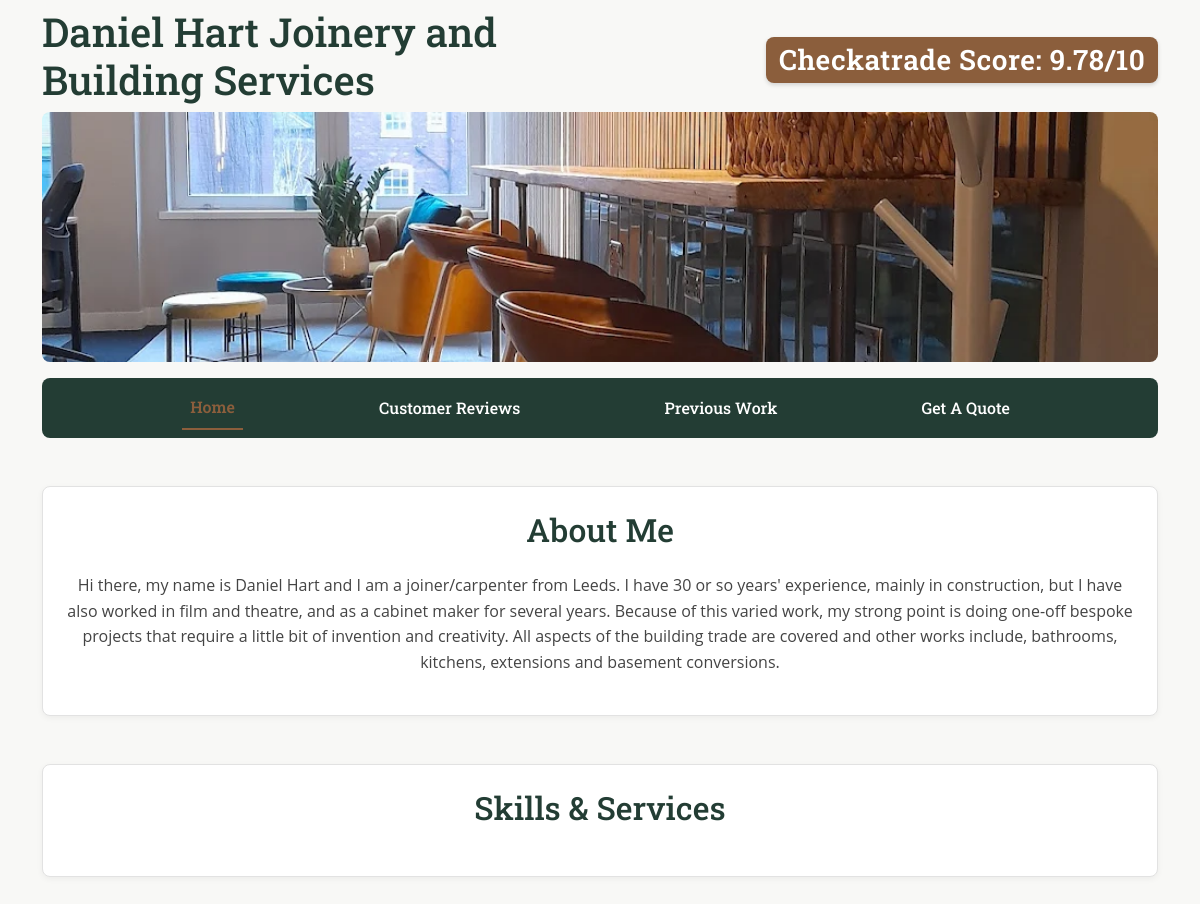
The app's page /, older data.
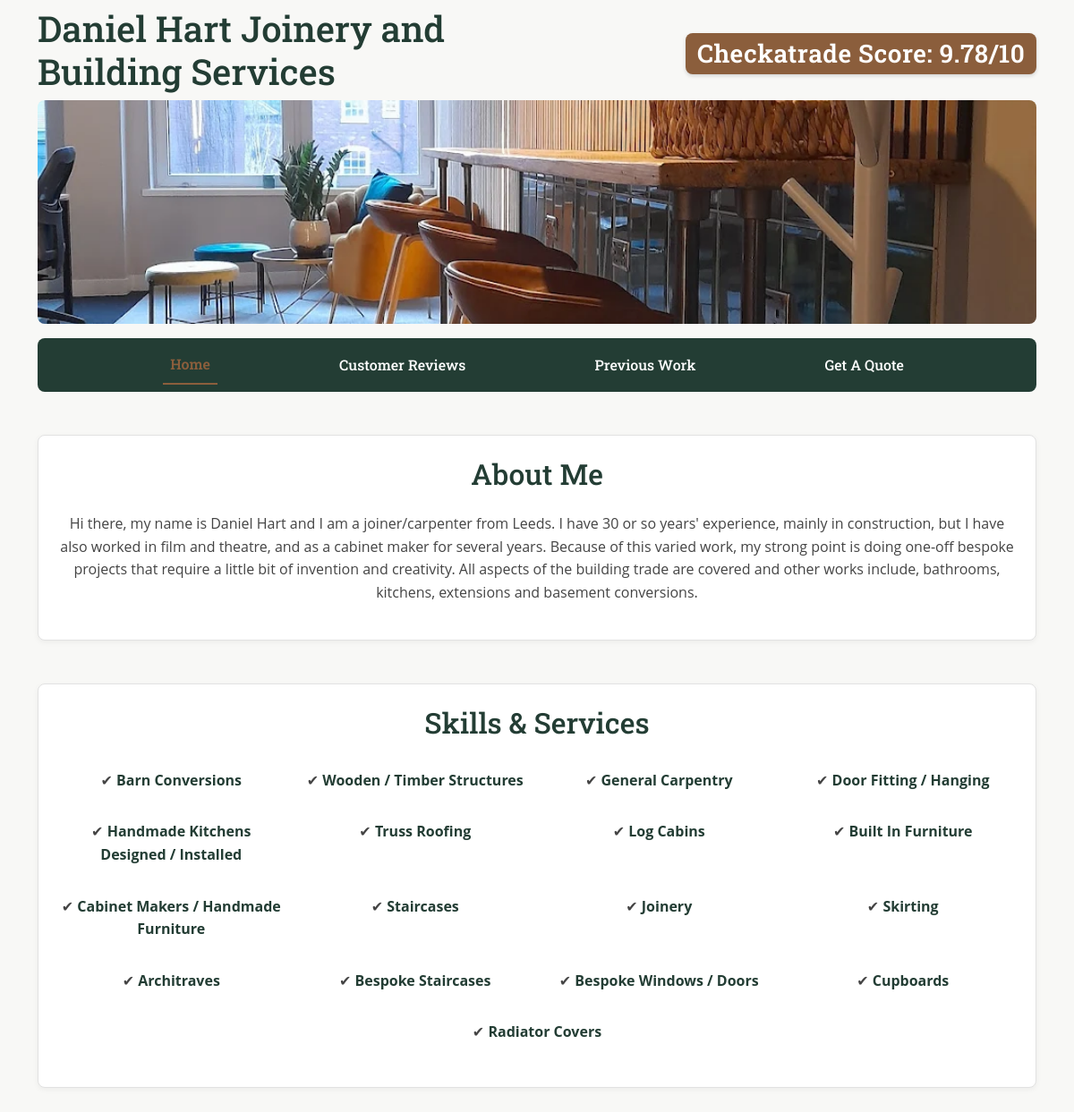
The same page, newer data.
### home/models.py (models this page shows, shortened)
class Skill(models.Model):
    title = models.CharField(max_length=50)

### home/views.py (the view)
# urls.py: path("", include('home.urls'), name='index'),
def index(request):
    skills = Skill.objects.all()
    context = {
        "skills": skills,
    }
    return render(
        request,
        "home/index.html",
        context,
    )

### home/templates/home/index.html
{% extends "base.html" %}
{% block content %}
    <main class="container-lg">
        <section class="skills-container my-5 p-4 rounded-3">
            <h2 class="text-center roboto-slab-headings mb-4">About Me</h2>
            <p>
                Hi there, my name is Daniel Hart and I am a joiner/carpenter from Leeds. I have 30 or so years' experience, mainly in construction, but I have also worked in film and theatre, and as a cabinet maker for several years. Because of this varied work, my strong point is doing one-off bespoke projects that require a little bit of invention and creativity. All aspects of the building trade are covered and other works include, bathrooms, kitchens, extensions and basement conversions.
            </p>
        </section>
        <section class="skills-container my-5 p-4 rounded-3">
            <h2 class="text-center roboto-slab-headings mb-4">Skills & Services</h2>
            <div class="row justify-content-center">
                {% for skill in skills %}
                    <div class="col-6 col-md-4 col-lg-3 mb-3">
                        <p class="skill-item">
                            ✔ <strong>{{ skill.title }}</strong>
                        </p>
                    </div>
                {% endfor %}
            </div>
        </section>
    </main>
{% endblock content %}

### templates/base.html (shortened to what this page needs)
{% load static %}
<!DOCTYPE html>
<html lang="en">
      <head>
            <link href="https://cdn.jsdelivr.net/npm/bootstrap@5.3.0/dist/css/bootstrap.min.css"
                  rel="stylesheet">
            <link rel="stylesheet" href="{% static 'css/styles.css' %}">
      </head>
      <body>
            <div class="container-lg">
                  <header>
                        <div class="row">
                              <div class="col-6">
                                    <h1 class="roboto-slab-headings mt-2">Daniel Hart Joinery and Building Services</h1>
                              </div>
                              <div class="roboto-slab-headings col-6 d-flex justify-content-end mt-2">
                                    <h3 class="checkatrade-h3 my-auto">Checkatrade Score: 9.78/10</h3>
                              </div>
                              <div class="col-12">
                                    <img class="banner-img rounded-3"
                                         width="100%"
                                         height="250"
                                         src="{% static 'images/office-complete.png' %}"
                                         alt="Completed office photo">
                              </div>
                        </div>
                        <nav class="navbar navbar-expand-lg custom-navbar mt-3">
                              <div class="container-lg">
                                    <div class="collapse navbar-collapse" id="navbarNav">
                                          <ul class="navbar-nav w-100">
                                                <li class="nav-item">
                                                      <a class="nav-link {% if request.resolver_match.url_name == 'index' %}active{% endif %}"
                                                         href="{% url 'index' %}">Home</a>
                                                </li>
                                                <li class="nav-item">
                                                      <a class="nav-link {% if request.resolver_match.url_name == 'reviews' %}active{% endif %}">Customer Reviews</a>
                                                </li>
                                                <li class="nav-item">
                                                      <a class="nav-link {% if request.resolver_match.url_name == 'previous_jobs' %}active{% endif %}">Previous Work</a>
                                                </li>
                                                <li class="nav-item">
                                                      <a class="nav-link {% if request.resolver_match.url_name == 'enquiry' %}active{% endif %}">Get A Quote</a>
                                                </li>
                                          </ul>
                                    </div>
                              </div>
                        </nav>
                  </header>
            </div>
            {% block content %}
            {% endblock content %}
      </body>
</html>

### static/css/styles.css (style rules this page uses)
.roboto-slab-headings { font-family: "Roboto Slab", serif; font-optical-sizing: auto; font-weight: 500; font-style: normal; }
body { background-color: #F8F8F6; font-family: 'Open Sans', sans-serif; color: #444; margin: 0; padding: 0; line-height: 1.6; }
h1, h2, h3 { font-family: 'Roboto Slab', serif; color: #233D34; margin-bottom: 0.5rem; }
.banner-img { object-fit: cover; border-radius: 8px; }
.checkatrade-h3 { background-color: #8B5E3C; color: #fff; padding: 0.4rem 0.8rem; border-radius: 8px; font-weight: 600; letter-spacing: 0.5px; box-shadow: 0 2px 4px rgba(0, 0, 0, 0.15); }
.skills-container { background-color: #ffffff; border: 1px solid #e2e2e2; border-radius: 15px; padding: 3rem 2rem; margin-top: 2rem; margin-bottom: 3rem; text-align: center; box-shadow: 0 2px 6px rgba(0, 0, 0, 0.05); }
.skills-container h2 { font-family: 'Roboto Slab', serif; color: #233D34; font-size: 2rem; margin-bottom: 2rem; }
.skill-item { font-family: 'Open Sans', sans-serif; font-size: 1rem; color: #444; margin: 0.5rem 0; }
.skill-item strong { color: #233D34; }
.custom-navbar { background-color: #233D34; border-radius: 8px; }
.custom-navbar .navbar-nav { display: flex; justify-content: space-evenly; align-items: center; width: 100%; }
.custom-navbar .nav-link { color: #fff; font-family: 'Roboto Slab', serif; font-weight: 500; transition: color 0.2s ease-in-out; }
.custom-navbar .nav-link.active { color: #8B5E3C !important; font-weight: 600; border-bottom: 2px solid #8B5E3C; }

Row changes from the older to the newer data that the page shows:
added Skill: title "Barn Conversions"
added Skill: title "Wooden / Timber Structures"
added Skill: title "General Carpentry"
added Skill: title "Door Fitting / Hanging"
added Skill: title "Handmade Kitchens Designed / Installed"
added Skill: title "Truss Roofing"
added Skill: title "Log Cabins"
added Skill: title "Built In Furniture"
added Skill: title "Cabinet Makers / Handmade Furniture"
added Skill: title "Staircases"
added Skill: title "Joinery"
added Skill: title "Skirting"
added Skill: title "Architraves"
added Skill: title "Bespoke Staircases"
added Skill: title "Bespoke Windows / Doors"
added Skill: title "Cupboards"
added Skill: title "Radiator Covers"
